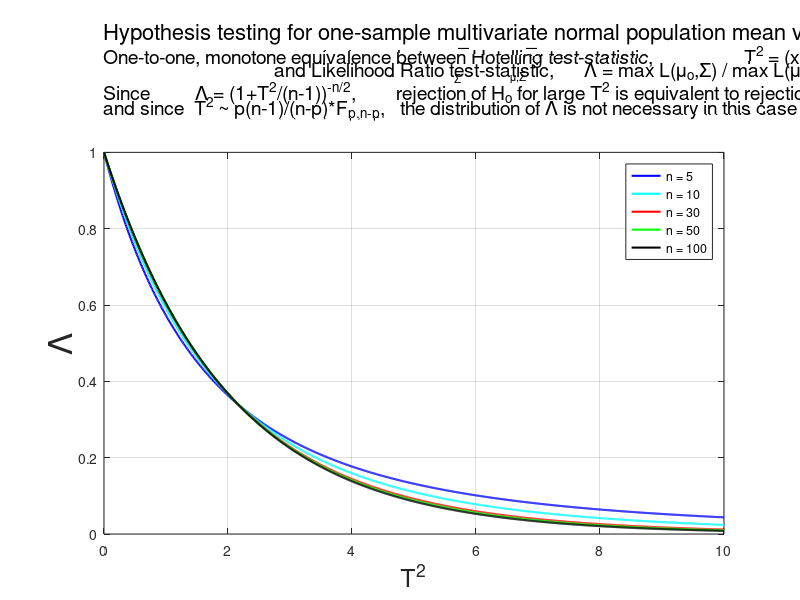

Reproduce this figure in MATLAB.
clc;clear;close all
format compact 

subplot(5,1,1)
axis off
text(0,1.2,'Hypothesis testing for one-sample multivariate normal population mean vector,  H_o: {\mu} = {\mu}_o','Fontsize',16)
text(0,0.8,'One-to-one, monotone equivalence between Hotelling test-statistic,                  T^2 = (x - {\mu}_o)^T (S/n)^-^1 (x - {\mu}_o),       0 <= T^2 < {\infty}','Fontsize',14)
text(0.572,0.99,'_','Fontsize',16),warning('off')
text(0.682,0.99,'_','Fontsize',16),warning('off')
text(0.275,0.55,'and Likelihood Ratio test-statistic,      {\Lambda} = max L({\mu}_o,{\Sigma}) / max L({\mu},{\Sigma}),    0 < {\Lambda} <= 1','Fontsize',14)
text(0.565,0.46,'{\Sigma}','Fontsize',8)
text(0.655,0.46,'{\mu},{\Sigma}','Fontsize',8)
text(0,0.2,'Since         {\Lambda} = (1+T^2/(n-1))^-^n^/^2,        rejection of H_o for large T^2 is equivalent to rejection of H_o for small {\Lambda} ','Fontsize',14)
text(0,-0.05,'and since  T^2 ~ p(n-1)/(n-p)*F_p_,_n_-_p,   the distribution of {\Lambda} is not necessary in this case to carry out the Likelihood Ratio Test ','Fontsize',14)

subplot(5,1,2:5)
Hotelling_T2 = 0:0.01:10;
n = 5;
LAMBDA_LRT = (1./(1+Hotelling_T2/(n-1))).^(n/2);
plot(Hotelling_T2,LAMBDA_LRT,'b','LineWidth',1.5),grid,xlabel('T^2','Fontsize',18),ylabel('{\Lambda}','Fontsize',24)
hold on
n = 10;
LAMBDA_LRT = (1./(1+Hotelling_T2/(n-1))).^(n/2);
plot(Hotelling_T2,LAMBDA_LRT,'c','LineWidth',1.5)
n = 30;
LAMBDA_LRT = (1./(1+Hotelling_T2/(n-1))).^(n/2);
plot(Hotelling_T2,LAMBDA_LRT,'r','LineWidth',1.5)
n = 50;
LAMBDA_LRT = (1./(1+Hotelling_T2/(n-1))).^(n/2);
plot(Hotelling_T2,LAMBDA_LRT,'g','LineWidth',1.5)
n = 100;
LAMBDA_LRT = (1./(1+Hotelling_T2/(n-1))).^(n/2);
plot(Hotelling_T2,LAMBDA_LRT,'k','LineWidth',1.5),legend('n = 5','n = 10','n = 30','n = 50','n = 100')
hold off
